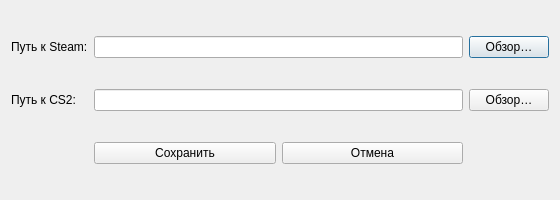
<?xml version="1.0" encoding="UTF-8"?>
<ui version="4.0">
 <class>SettingsWindow</class>
 <widget class="QDialog" name="SettingsWindow">
  <property name="geometry">
   <rect>
    <x>0</x>
    <y>0</y>
    <width>560</width>
    <height>200</height>
   </rect>
  </property>
  <property name="windowTitle">
   <string>Настройки</string>
  </property>
  <layout class="QGridLayout" name="gridLayout">
   <item row="0" column="0">
    <widget class="QLabel" name="labelSteam">
     <property name="text">
      <string>Путь к Steam:</string>
     </property>
    </widget>
   </item>
   <item row="0" column="1">
    <widget class="QLineEdit" name="leSteamPath"/>
   </item>
   <item row="0" column="2">
    <widget class="QPushButton" name="btnBrowseSteam">
     <property name="text">
      <string>Обзор…</string>
     </property>
    </widget>
   </item>
   <item row="1" column="0">
    <widget class="QLabel" name="labelCS2">
     <property name="text">
      <string>Путь к CS2:</string>
     </property>
    </widget>
   </item>
   <item row="1" column="1">
    <widget class="QLineEdit" name="leCS2Path"/>
   </item>
   <item row="1" column="2">
    <widget class="QPushButton" name="btnBrowseCS2">
     <property name="text">
      <string>Обзор…</string>
     </property>
    </widget>
   </item>
   <item row="2" column="1">
    <layout class="QHBoxLayout" name="buttonLayout">
     <item>
      <widget class="QPushButton" name="btnSave">
       <property name="text">
        <string>Сохранить</string>
       </property>
      </widget>
     </item>
     <item>
      <widget class="QPushButton" name="btnCancel">
       <property name="text">
        <string>Отмена</string>
       </property>
      </widget>
     </item>
    </layout>
   </item>
  </layout>
 </widget>
 <resources/>
 <connections/>
</ui>
